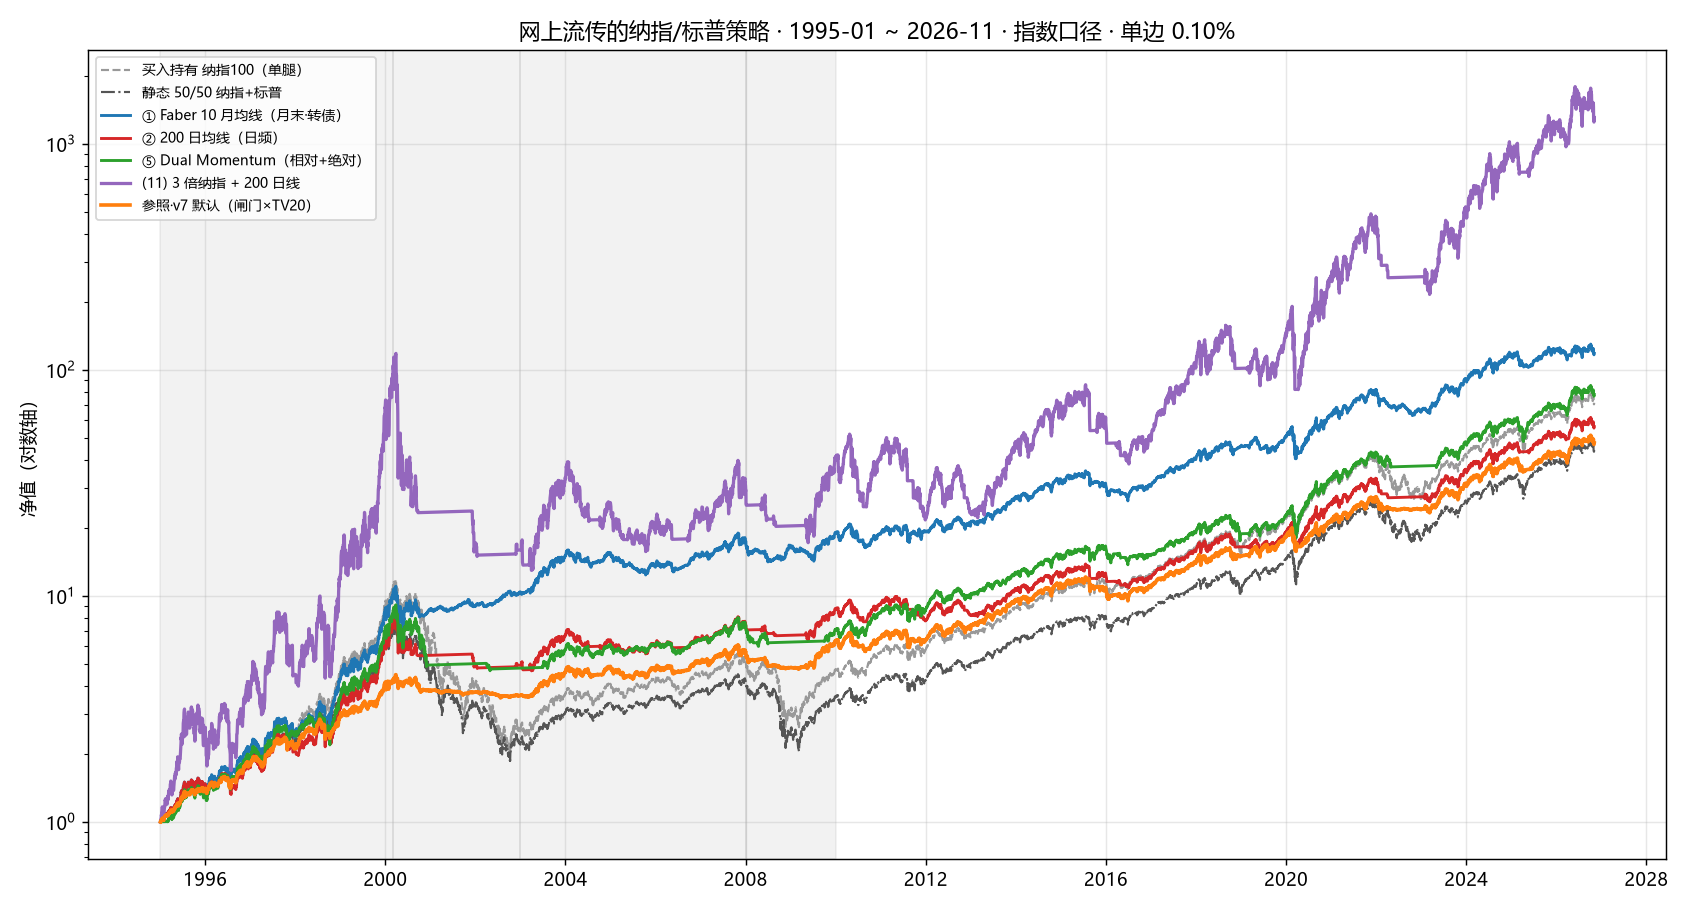

This chart was generated by the following Python code:
# -*- coding: utf-8 -*-
"""**网上流传的纳指/标普策略**大盘点：按原文规则实现，与 v7/v9 同尺子对比。

上一份 `_probe_us_gate_vs_vt.py` 只比了本仓库自己的两个变种。这份回答的是另一个问题：
**除了 v7 和 v9，市面上（书、博客、券商研报、论坛）还有哪些人尽皆知的纳指/标普策略，
它们在这个样本上到底行不行？**

## 收录标准

只收**规则能一句话写清、且在网上有明确出处**的（作者 / 年份 / 原始规则），
参数一律用**原作者写的那个值**，不许按样本调 —— 调过就不再是「网上的策略」了。
没有收录的（以及原因）见报告 §7：估值类（CAPE）、网格、轮动到行业 ETF 等，
要么缺数据，要么规则里的区间/间距无法客观设定。

## 清单（详见报告 §2 的出处表）

| # | 策略 | 出处 | 网上常见说法 |
|---|---|---|---|
| 1 | 10 个月均线（月末） | Meb Faber 2007《A Quantitative Approach to Tactical Asset Allocation》 | 「避开大熊、只输一点点」|
| 2 | 200 日均线（日频） | 最广为流传的「牛熊线」 | 「跌破年线就清仓」|
| 3 | 200 日均线 + 5% 缓冲带 | 论坛常见的防反复版本 | 「带宽过滤假突破」|
| 4 | 金叉/死叉（50/200） | 传统技术分析 | 「最经典的择时信号」|
| 5 | Dual Momentum | Gary Antonacci 2014 | 「相对选强 + 绝对避险」|
| 6 | 反向波动加权 1/vol | 风险平价一族 | 「按波动配权，不用择时」|
| 7 | 60/40 | 最老的资产配置基准 | 「股债六四」|
| 8 | VIX > 30 清仓 | 情绪择时 | 「恐慌就离场」|
| 9 | VIX < 15 减半 | 反向情绪择时 | 「低波动才是危险」|
| 10 | RSI(2) 均值回归 | Larry Connors | 「超跌买、反弹卖」|
| 11 | 3 倍纳指 + 200 日线 | 散户杠杆圈（TQQQ） | 「200 日线 + 3 倍，年化 40%」|
| 12 | 2 倍标普 + 200 日线 | 同上（SSO） | 同上 |
| 13 | 月度定投（IRR 口径） | 中文社区最主流 | 「定投纳指，无脑躺赢」|

## 口径（与 `_probe_us_gate_vs_vt.py` 完全一致）

- 样本：1995-01-03 ~ 2026-11-04（31.8 年），纳指100 + 标普500，指数收盘价，**不含分红**；
- T 收盘决策 → T+1 收盘成交 → T+2 起承担收益；成本按 `Σ|Δw|` 单边 0.10%；
- 空仓按 1.40% 计息；「转债」的版本用 **10 年期国债全收益近似**
  （`r = y/252 - 7.5×Δy`，久期常数 7.5，来自 FRED `DGS10`）—— 这是个近似，只用来让 Faber
  的「股转债」版本公平，别拿它当债券回测；
- 杠杆版本按**日复利**（`w=3` 时借钱成本 = 空仓利率 + 1.0% 点差），这是 TQQQ 的真实机制。

## 忠实性校验

- 本脚本用自己的组合层（要支持 `w>1` 与逐腿权重），因此**先用 v7/v9 的状态序列反向验证**：
  与 `_probe_us_gate_vs_vt.py` 的结果必须逐位相同（见 §1），否则两篇报告不能并列读。

产物：`_probe_published_us.md` / `_probe_published_us.png`。
模拟结果，非投资建议。
"""
import io
import json
import os
import sys
import urllib.request

import numpy as np
import pandas as pd

try:
    sys.stdout.reconfigure(encoding="utf-8")
except Exception:  # noqa: BLE001
    pass

import matplotlib
matplotlib.use("Agg")
import matplotlib.pyplot as plt

_HERE = os.path.dirname(os.path.abspath(__file__))
_VL = os.path.dirname(_HERE)
_ROOT = os.path.dirname(os.path.dirname(_VL))
for _p in (_HERE, _VL, os.path.join(_VL, "v7_us_gate")):
    if _p not in sys.path:
        sys.path.insert(0, _p)

import _probe_us_gate_vs_vt as P     # noqa: E402  同一套记账/统计
import engine                        # noqa: E402
import rule                          # noqa: E402
import us_gate as ug                 # noqa: E402

plt.rcParams["font.sans-serif"] = ["Microsoft YaHei", "SimHei", "DejaVu Sans"]
plt.rcParams["axes.unicode_minus"] = False

OUT_MD = os.path.join(_HERE, "_probe_published_us.md")
OUT_PNG = os.path.join(_HERE, "_probe_published_us.png")
VIX_CSV = os.path.join(P._ROOT, "data", "_us_vix.csv")
T10_CSV = os.path.join(P._ROOT, "data", "_us10y.csv")

POOL = P.POOL
CODES = P.CODES
CASH = P.CASH
START = P.START_LONG
COST = 0.001
LEV_SPREAD = 0.010        # 杠杆 ETF 相对短端的额外成本（管理费+点差）
BOND_DUR = 7.5            # 10Y 国债修正久期（近似）
W = P.WINDOWS
K2000, K2008, K2020, K2022 = W[1][0], W[3][0], W[5][0], W[6][0]


# ---------------------------------------------------------------- 0. 外部数据
def _fred(series_id, path):
    """FRED 单列序列 -> CSV 缓存（离线可复跑）。'DGS10' / 'VIXCLS'。"""
    if os.path.exists(path):
        df = pd.read_csv(path, parse_dates=["date"])
        return pd.Series(df["value"].to_numpy(), index=df["date"]).sort_index()
    url = f"https://fred.stlouisfed.org/graph/fredgraph.csv?id={series_id}"
    raw = urllib.request.urlopen(url, timeout=40).read().decode()
    df = pd.read_csv(io.StringIO(raw))
    df.columns = ["date", "value"]
    df["date"] = pd.to_datetime(df["date"])
    df["value"] = pd.to_numeric(df["value"], errors="coerce")
    df = df.dropna()
    os.makedirs(os.path.dirname(path), exist_ok=True)
    df.to_csv(path, index=False)
    return pd.Series(df["value"].to_numpy(), index=df["date"]).sort_index()


def bond_returns(y):
    """10Y 国债**全收益**日近似：票息 `y/252` + 价格 `-D·Δy`。仅用于「转债」腿。"""
    y = y.astype(float)
    dy = y.diff().fillna(0.0)
    return y.shift(1).fillna(y.iloc[0]) / 100.0 / 252.0 - BOND_DUR * dy / 100.0


# ---------------------------------------------------------------- 1. 组合层
def leg_nav(px, state, cost, other):
    """单腿净值（`state` 可 >1 = 杠杆；未投部分按 `other` 计息，超额部分按 `other+点差` 借）。"""
    ret = px.pct_change().fillna(0.0)
    st = state.astype(float)
    hold = st.shift(1)
    hold.iloc[0] = float(st.iloc[0])
    d = st.diff().abs().fillna(0.0)
    lev = (hold - 1.0).clip(lower=0.0)
    r = hold * ret - d * cost + (1.0 - hold).clip(lower=0.0) * other \
        - lev * (other + LEV_SPREAD / 252.0)
    return (1.0 + r).cumprod()


def pf(legs, cost=COST, start=START, other=None, rebal=None):
    """份额记账 -> (组合净值, 平均总仓位, 调仓次数, 换手, 日历)。

    `legs[名字] = (价序列, 仓位序列, 目标权重序列)`。**权重只在变化日再平衡**，
    其余时间自然漂移 —— 这样「两腿等权 50/50 不再平衡」与上一份探针的记账完全一致
    （那是 `0.5*nav_ndx + 0.5*nav_spx`），而 60/40、1/vol 也能用同一套代码。
    `rebal="annual"` 时每年首个交易日再平衡回目标权重（60/40 这类配置的通行做法）。
    """
    idx = None
    for px, _, _ in legs.values():
        idx = px.index if idx is None else idx.intersection(px.index)
    idx = pd.DatetimeIndex(sorted(idx))
    if start is not None:
        idx = idx[idx >= pd.Timestamp(start)]
    if other is None:
        other = pd.Series((1.0 + CASH) ** (1.0 / 252.0) - 1.0, index=idx)
    other = other.reindex(idx).ffill().fillna(0.0)

    navs, ws, inv = {}, {}, pd.Series(0.0, index=idx)
    n, to = 0, 0.0
    for name, (px, st, w) in legs.items():
        s_t = st.reindex(idx).ffill().fillna(0.0)
        navs[name] = leg_nav(px.reindex(idx).ffill(), s_t, cost, other)
        ws[name] = w.reindex(idx).ffill().fillna(0.0)
        inv = inv + s_t * ws[name]
        ds = s_t.diff().abs().fillna(0.0)          # 腿内换仓：成本已在 leg_nav 里扣
        n += int((ds > 1e-12).sum())
        to += float((ds * ws[name]).sum())

    # 显式「现金腿」：权重 = 1 - Σ其他权重。没有它，「全空仓」的那段（如 Dual Momentum 的
    # 绝对动量为负期间）份额会归 0 并永久卡死 —— 现金必须是一个能被持有的东西。
    wsum = sum(ws[k] for k in legs)
    navs["__cash__"] = (1.0 + other).cumprod()
    ws["__cash__"] = (1.0 - wsum).clip(lower=0.0)
    names = list(legs) + ["__cash__"]
    units = {k: float(ws[k].iloc[0]) / float(navs[k].iloc[0]) for k in names}
    years = np.array([d.year for d in idx])
    out = np.empty(len(idx))
    for i, d in enumerate(idx):
        v = sum(units[k] * float(navs[k].iloc[i]) for k in names)
        annual = rebal == "annual" and i > 0 and years[i] != years[i - 1]
        if i and (annual or any(abs(float(ws[k].iloc[i]) - float(ws[k].iloc[i - 1])) > 1e-12
                                for k in names)):
            new = {k: float(ws[k].iloc[i]) * v / float(navs[k].iloc[i]) for k in names}
            c = sum(abs(new[k] - units[k]) * float(navs[k].iloc[i]) for k in names) * cost
            scale = 1.0 - c / v if v > 0 else 1.0
            units = {k: new[k] * scale for k in names}
            to += c / (cost * v) if v > 0 else 0.0     # 换成「组合权重」口径
            v -= c
            n += 1
        out[i] = v
    nvp = pd.Series(out, index=idx)
    return nvp / nvp.iloc[0], float(inv.mean()), n, to, idx


def sig_states(sig, decide):
    """日频状态机：`state[i]` = i 日收盘持有，`decide(i)` 用 i 日数据决定 i+1 日的仓位。"""
    p = sig.to_numpy(dtype=float)
    out = np.empty(len(p))
    s = 1.0
    for i in range(len(p)):
        out[i] = s
        ns = decide(i, s)
        if ns is not None:
            s = ns
    return pd.Series(out, index=sig.index)


def monthly_states(sig, target):
    """月频：`target(d)` 在月末 d 收盘决策 -> 次日生效（`shift(1)` 天然无未来函数）。"""
    want = pd.Series(np.nan, index=sig.index)
    for d in P.month_ends(sig.index):
        v = target(d)
        if v is not None:
            want.loc[d] = v
    return want.ffill().shift(1).fillna(1.0)


def sma(sig, n):
    return sig.rolling(int(n), min_periods=int(n)).mean()


def rsi(sig, n=2):
    d = sig.diff()
    up = d.clip(lower=0).ewm(alpha=1.0 / n, adjust=False).mean()
    dn = (-d.clip(upper=0)).ewm(alpha=1.0 / n, adjust=False).mean()
    return 100.0 - 100.0 / (1.0 + up / dn.replace(0.0, np.nan))


# ---------------------------------------------------------------- 2. 策略
def build(sig_ndx, sig_spx, vix, br):
    """-> {名字: (legs, other)}；`legs[code] = (仓位序列, 目标权重序列)`。"""
    S = {}
    one = pd.Series(1.0, index=sig_ndx.index)
    one_s = pd.Series(1.0, index=sig_spx.index)
    half = pd.Series(0.5, index=sig_ndx.index)

    def add(name, legs, other=None, rebal=None):
        S[name] = (legs, other, rebal)

    # ---- 基准
    add("买入持有 纳指100（单腿）", {"ndx": (one, one)})
    add("静态 50/50 纳指+标普", {"ndx": (one, half), "spx": (one_s, half)})
    sixty = {"ndx": (one, pd.Series(0.3, index=sig_ndx.index)),
             "spx": (one_s, pd.Series(0.3, index=sig_spx.index)),
             "bond": (one, pd.Series(0.4, index=sig_ndx.index))}
    add("60/40 股债（年度再平衡）", sixty, rebal="annual")
    add("60/40 股债（不再平衡）", sixty)

    # ---- 1) Faber 10 个月均线（月末，转债）
    ma10 = sma(sig_ndx, 210)
    st = monthly_states(sig_ndx, lambda d: 1.0 if sig_ndx.loc[d] > ma10.loc[d] else 0.0
                        if np.isfinite(ma10.loc[d]) else None)
    add("① Faber 10 月均线（月末·转债）", {"ndx": (st, one)}, br)
    add("①′ 同上（转现金）", {"ndx": (st, one)})

    # ---- 2) 200 日均线（日频，转现金）
    ma200 = sma(sig_ndx, 200)
    st = sig_states(sig_ndx, lambda i, s: 1.0 if sig_ndx.iloc[i] > ma200.iloc[i] else 0.0
                    if np.isfinite(ma200.iloc[i]) else None)
    add("② 200 日均线（日频）", {"ndx": (st, one)})

    # ---- 3) 200 日均线 + 5% 缓冲带
    def band(i, s):
        m = ma200.iloc[i]
        if not np.isfinite(m):
            return None
        p = sig_ndx.iloc[i]
        if p > m * 1.05:
            return 1.0
        if p < m * 0.95:
            return 0.0
        return None
    add("③ 200 日均线 + 5% 缓冲带", {"ndx": (sig_states(sig_ndx, band), one)})

    # ---- 4) 金叉 / 死叉（50/200 日）
    m50 = sma(sig_ndx, 50)
    add("④ 金叉死叉 50/200（日频）",
        {"ndx": (sig_states(sig_ndx, lambda i, s: 1.0 if m50.iloc[i] > ma200.iloc[i] else 0.0
                            if np.isfinite(ma200.iloc[i]) else None), one)})

    # ---- 5) Dual Momentum（本月末：选 12 月动量高者，且绝对动量为正）
    mom_n = sig_ndx / sig_ndx.shift(252) - 1.0
    mom_s = sig_spx / sig_spx.shift(252) - 1.0

    def dm(d):
        mn, ms = mom_n.loc[d], mom_s.loc[d]
        if not (np.isfinite(mn) and np.isfinite(ms)):
            return (None, None)
        if mn >= ms:
            return (1.0 if mn > 0 else 0.0, 0.0)
        return (0.0, 1.0 if ms > 0 else 0.0)
    cn = pd.Series(np.nan, index=sig_ndx.index)
    cs = pd.Series(np.nan, index=sig_spx.index)
    for d in P.month_ends(sig_ndx.index):
        a, b = dm(d)
        if a is not None:
            cn.loc[d], cs.loc[d] = a, b
    # 这里用**权重**而不是仓位承载「选哪一条腿」：两腿权重互斥、和为 1（或 0 = 持现金），
    # 切换时由组合层按 `Σ|Δ份额|` 收成本 —— 与「把 100% 挪到另一条腿」的实盘一致。
    add("⑤ Dual Momentum（相对+绝对）",
        {"ndx": (one, cn.ffill().shift(1).fillna(0.0)),
         "spx": (one_s, cs.ffill().shift(1).fillna(0.0))})

    # ---- 6) 反向波动加权 1/vol（月末再平衡，不择时）
    vn = P.vol_series(sig_ndx, 60)
    vs = P.vol_series(sig_spx, 60)

    def iw(d):
        a, b = vn.loc[d], vs.loc[d]
        if not (np.isfinite(a) and np.isfinite(b) and a > 0 and b > 0):
            return (None, None)
        wa = (1.0 / a) / (1.0 / a + 1.0 / b)
        return (wa, 1.0 - wa)
    wn = pd.Series(np.nan, index=sig_ndx.index)
    ws = pd.Series(np.nan, index=sig_spx.index)
    for d in P.month_ends(sig_ndx.index):
        a, b = iw(d)
        if a is not None:
            wn.loc[d], ws.loc[d] = a, b
    add("⑥ 反向波动加权 1/vol（月末）",
        {"ndx": (one, wn.ffill().shift(1).fillna(0.5)),
         "spx": (one_s, ws.ffill().shift(1).fillna(0.5))})

    # ---- 8) VIX > 30 清仓
    add("⑧ VIX>30 清仓（日频）",
        {"ndx": (sig_states(sig_ndx, lambda i, s: 0.0 if vix.iloc[i] > 30 else 1.0), one)})

    # ---- 9) VIX < 15 减半
    add("⑨ VIX<15 减半（日频）",
        {"ndx": (sig_states(sig_ndx, lambda i, s: 0.5 if vix.iloc[i] < 15 else 1.0), one)})

    # ---- 10) RSI(2) 均值回归（Connors：MA200 之上且 RSI2<10 买，收盘 > MA5 卖）
    r2 = rsi(sig_ndx, 2)
    ma5 = sma(sig_ndx, 5)

    def mr(i, s):
        p, m, rr, m5 = sig_ndx.iloc[i], ma200.iloc[i], r2.iloc[i], ma5.iloc[i]
        if not (np.isfinite(m) and np.isfinite(m5)):
            return None
        if s == 0.0:
            return 1.0 if (p > m and rr < 10) else None
        return 0.0 if p > m5 else None        # Connors 原版：收盘站上 5 日线即走
    add("⑩ RSI(2) 均值回归", {"ndx": (sig_states(sig_ndx, mr), one)})

    # ---- 11/12) 杠杆 + 200 日均线（TQQQ / SSO 流行版）
    add("(11) 3 倍纳指 + 200 日线", {"ndx": (sig_states(
        sig_ndx, lambda i, s: 3.0 if sig_ndx.iloc[i] > ma200.iloc[i] else 0.0
        if np.isfinite(ma200.iloc[i]) else None), one)})
    ma200s = sma(sig_spx, 200)
    add("(12) 2 倍标普 + 200 日线", {"spx": (sig_states(
        sig_spx, lambda i, s: 2.0 if sig_spx.iloc[i] > ma200s.iloc[i] else 0.0
        if np.isfinite(ma200s.iloc[i]) else None), one_s)})

    # ---- 0) 参照系：本仓库的 v7 / v9（指数口径，同一台机器）
    fl = ug.params()["FLOOR"]
    p7 = dict(P.DEF, floor=fl)
    st_ndx = P.build_state("ndx", sig_ndx, p7, "ma200")[0]
    st_spx = P.build_state("spx", sig_spx, p7, "ma200")[0]
    add("参照·v7 默认（闸门×TV20）", {"ndx": (st_ndx, half), "spx": (st_spx, half)})
    add("参照·v7 默认（空仓转 10Y）", {"ndx": (st_ndx, half), "spx": (st_spx, half)}, br)
    p9 = dict(P.DEF, floor=fl, tv=0.15, dead=0.05, fast=True)
    st_ndx = P.build_state("ndx", sig_ndx, p9, "none")[0]
    st_spx = P.build_state("spx", sig_spx, p9, "none")[0]
    add("参照·v9 默认（TV15+快补丁）", {"ndx": (st_ndx, half), "spx": (st_spx, half)})
    add("参照·v9 默认（空仓转 10Y）", {"ndx": (st_ndx, half), "spx": (st_spx, half)}, br)
    return S


# ---------------------------------------------------------------- 3. 定投（IRR）
def irr_monthly(flows):
    """月度现金流 IRR -> 年化。`flows[i]` 为正表示投入。

    注意：定投的现金流是「先出一堆正、最后一次性收回」，NPV 对 r **单调递增**，
    和「先投一笔、后面收一串」的符号方向相反 —— 所以这里按符号自动定向，不能写死。
    """
    def pv(r):
        return sum(f / (1.0 + r) ** i for i, f in enumerate(flows))
    lo, hi = -0.05, 0.30        # 月度；下限给太宽会让 (1+r)^394 数值爆炸
    flo = pv(lo)
    if flo * pv(hi) > 0:
        raise ValueError("IRR 无解区间")
    for _ in range(300):
        mid = (lo + hi) / 2.0
        if pv(mid) * flo <= 0:
            hi = mid
        else:
            lo, flo = mid, pv(mid)
    m = (lo + hi) / 2.0
    return (1.0 + m) ** 12 - 1.0, m


def dca(sig, kind="plain", monthly=1.0):
    """月度定投（每月最后一个交易日投）-> (IRR年化, 总投入, 期末市值, 月数)。

    `kind=plain` 每月定额；`dev` 按 200 日线偏离度加倍/减半（跌 10% 投 2 份、涨 10% 投 0.5 份，
    网上最常见的「跌了多买」写法）。
    """
    ma = sma(sig, 200)
    flows, units, invested = [], 0.0, 0.0
    for d in P.month_ends(sig.index):
        px = float(sig.loc[d])
        amt = monthly
        if kind == "dev" and np.isfinite(ma.loc[d]):
            dev = px / float(ma.loc[d]) - 1.0
            amt = monthly * float(np.clip(1.0 - dev / 0.10, 0.5, 2.0))
        flows.append(amt)
        units += amt / px
        invested += amt
    flows[-1] -= units * float(sig.iloc[-1])       # 期末卖出
    r, _ = irr_monthly(flows)
    return r, invested, units * float(sig.iloc[-1]), len(flows)


# ---------------------------------------------------------------- 4. 主流程
def main():
    print("== 数据 ==")
    px = {}
    for leg in POOL:
        px[leg] = P.long_series(CODES[leg])
    vix_raw = _fred("VIXCLS", VIX_CSV)
    y10_raw = _fred("DGS10", T10_CSV)
    print(f"  VIX {vix_raw.index[0].date()} ~ {vix_raw.index[-1].date()} · {len(vix_raw)}")
    print(f"  10Y {y10_raw.index[0].date()} ~ {y10_raw.index[-1].date()} · {len(y10_raw)}")

    idx = px["ndx"].index.intersection(px["spx"].index)
    vix = vix_raw.reindex(idx).ffill()
    y10 = y10_raw.reindex(idx).ffill()
    br = bond_returns(y10)
    bond_px = (1.0 + br.fillna(0.0)).cumprod()
    px_b = dict(px, bond=bond_px)

    yrs = (idx[-1] - pd.Timestamp(START)).days / 365.25
    print(f"  样本 {START} ~ {idx[-1].date()} · {yrs:.1f} 年 ·"
          f" 10Y 全收益近似年化 {(bond_px.iloc[-1] / bond_px.loc[START]) ** (1 / yrs) - 1:.2%}")

    S = build(px["ndx"].loc[:], px["spx"], vix, br)

    print("\n== 忠实性校验（本脚本组合层 vs 上一份探针）==")
    checks = []
    fl = ug.params()["FLOOR"]
    for tag, over, gate in (("v7 默认", dict(P.DEF, floor=fl), "ma200"),
                            ("v9 默认", dict(P.DEF, floor=fl, tv=0.15, dead=0.05, fast=True),
                             "none")):
        st = {leg: P.build_state(leg, px[leg], over, gate)[0] for leg in POOL}
        nv_ref = P.sim(px, st, COST, start=START)[0]
        m_ref = P.stats(nv_ref)
        half_w = pd.Series(0.5, index=px["ndx"].index)
        half_s = pd.Series(0.5, index=px["spx"].index)
        nv = pf({"ndx": (px["ndx"], st["ndx"], half_w),
                 "spx": (px["spx"], st["spx"], half_s)}, COST)[0]
        m = P.stats(nv)
        d = float((nv - nv_ref.reindex(nv.index).ffill()).abs().max())
        checks.append((tag, m["ann"], m["mdd"], m["sharpe"], m_ref["ann"], d))
        print(f"  {tag}: 本脚本 {m['ann']:+.2%} / {m['mdd']:.2%} / {m['sharpe']:.2f}  "
              f"vs 探针 {m_ref['ann']:+.2%} / {m_ref['mdd']:.2%} / {m_ref['sharpe']:.2f}  "
              f"净值最大差 {d:.2e}")

    rows = []
    for name, (legs, other, rebal) in S.items():
        spec = {code: (px_b[code], st, w) for code, (st, w) in legs.items()}
        nv, expo, n, to, i_all = pf(spec, COST, other=other, rebal=rebal)
        m = P.stats(nv)
        m.update(name=name, expo=expo, trades=n, turnover=to)
        m["wins"] = {w[0]: P.window(nv, w[1], w[2]) for w in W}
        m["dd_pk"], m["dd_tr"] = P.dd_info(nv)
        m["nav"] = nv
        rows.append(m)
        print(f"  {name:32s} 年化 {m['ann'] * 100:+6.2f}% · 回撤 {m['mdd'] * 100:7.2f}% "
              f"· 夏普 {m['sharpe']:.2f} · Calmar {m['calmar']:.2f} · 仓位 {m['expo']:.0%} "
              f"· 调仓 {m['trades']}")

    print("\n== 定投（IRR 口径，指数价格、无成本）==")
    dca_rows = []
    for kind, label in (("plain", "普通月度定投"), ("dev", "均线偏离度定投")):
        r, inv, val, n = dca(px["ndx"], kind)
        dca_rows.append((label, r, inv, val, n))
        print(f"  {label:14s} IRR 年化 {r:+.2%} · 总投入 {inv:.0f} · 期末市值 {val:.1f}"
              f"（{val / inv:.2f}× 投入）· {n} 个月")
    lump = (px["ndx"].loc[px["ndx"].index >= pd.Timestamp(START)].iloc[-1]
            / px["ndx"].loc[px["ndx"].index >= pd.Timestamp(START)].iloc[0])
    lump_ann = lump ** (1.0 / yrs) - 1.0
    print(f"  {'一把梭（起点全投）':14s} 年化 {lump_ann:+.2%} · 期末 {lump:.2f} 倍")

    plot(rows)
    write_md(rows, dca_rows, lump_ann, lump, yrs, checks, bond_px)
    print(f"\n报告: {OUT_MD}\n图: {OUT_PNG}")
    return 0


# ---------------------------------------------------------------- 5. 图
def plot(rows):
    keep = ["买入持有 纳指100（单腿）", "静态 50/50 纳指+标普", "60/40 股债",
            "① Faber 10 月均线（月末·转债）", "② 200 日均线（日频）",
            "⑤ Dual Momentum（相对+绝对）", "(11) 3 倍纳指 + 200 日线",
            "参照·v7 默认（闸门×TV20）"]
    style = {"买入持有 纳指100（单腿）": ("#999999", 1.2, "--"),
             "静态 50/50 纳指+标普": ("#555555", 1.2, "-."),
             "60/40 股债": ("#8c564b", 1.2, "-."),
             "① Faber 10 月均线（月末·转债）": ("#1f77b4", 1.6, "-"),
             "② 200 日均线（日频）": ("#d62728", 1.6, "-"),
             "⑤ Dual Momentum（相对+绝对）": ("#2ca02c", 1.6, "-"),
             "(11) 3 倍纳指 + 200 日线": ("#9467bd", 1.8, "-"),
             "参照·v7 默认（闸门×TV20）": ("#ff7f0e", 2.0, "-")}
    by = {r["name"]: r for r in rows}
    fig, ax = plt.subplots(figsize=(13, 7))
    for nm in keep:
        if nm not in by:
            continue
        r = by[nm]
        c, lw, ls = style[nm]
        ax.plot(r["nav"].index, r["nav"].to_numpy(), color=c, lw=lw, ls=ls, label=nm)
    ax.set_yscale("log")
    ax.set_ylabel("净值（对数轴）")
    ax.set_title("网上流传的纳指/标普策略 · 1995-01 ~ 2026-11 · 指数口径 · 单边 0.10%")
    ax.legend(loc="upper left", fontsize=8)
    ax.grid(alpha=0.3)
    for w in W[:4]:
        ax.axvspan(pd.Timestamp(w[1]), pd.Timestamp(w[2]), alpha=0.05, color="k")
    fig.tight_layout()
    fig.savefig(OUT_PNG, dpi=130)
    plt.close(fig)


# ---------------------------------------------------------------- 6. 报告
def _p(x, nd=2):
    return "—" if x is None or not np.isfinite(x) else f"{x * 100:+.{nd}f}%"


SRC = [
    ("① Faber 10 月均线", "Meb Faber 2007《A Quantitative Approach to Tactical Asset Allocation》",
     "月末收盘 > 10 个月均线则持仓，否则转债券"),
    ("② 200 日均线（日频）", "技术分析通行做法 / YX Insights 等复现",
     "跌破年线清仓，站上买回（无缓冲、日频）"),
    ("③ 200 日均线 + 5% 带", "论坛常见的防反复版本", "跌破 MA200×0.95 才卖，站上 MA200×1.05 才买回"),
    ("④ 金叉死叉 50/200", "传统技术分析", "50 日均线上穿 200 日买入，下穿卖出"),
    ("⑤ Dual Momentum", "Gary Antonacci 2014《Dual Momentum Investing》",
     "相对动量选强腿（纳指/标普），绝对动量 12 个月为负则持现金"),
    ("⑥ 反向波动加权 1/vol", "风险平价一族", "两腿按 1/近 60 日波动配权，月末再平衡，不择时"),
    ("⑦ 60/40", "最老的资产配置基准", "股票 60%（纳指+标普各半）/ 10 年期国债 40%"),
    ("⑧ VIX>30 清仓", "情绪择时（论坛常见）", "VIX 收盘 >30 清仓，回落则买回"),
    ("⑨ VIX<15 减半", "反向情绪择时（论坛常见）", "VIX <15 视为自满，仓位减半"),
    ("⑩ RSI(2) 均值回归", "Larry Connors《Short Term Trading Strategies That Work》",
     "MA200 之上且 RSI(2)<10 买入；RSI(2)>70 或跌破 MA200 卖出"),
    ("⑪ 3 倍纳指 + 200 日线", "散户杠杆圈（TQQQ）", "站上 MA200 满仓 3 倍，跌破空仓"),
    ("⑫ 2 倍标普 + 200 日线", "同上（SSO）", "同上，标的换标普、倍数 2"),
    ("⑬ 月度定投", "中文社区最主流", "每月固定金额买入，不看估值不看趋势"),
]


def write_md(rows, dca_rows, lump_ann, lump, yrs, checks, bond_px):
    by = {r["name"]: r for r in rows}
    hold = by["买入持有 纳指100（单腿）"]
    s5050 = by["静态 50/50 纳指+标普"]
    f60 = by["60/40 股债（年度再平衡）"]
    f60d = by["60/40 股债（不再平衡）"]
    fab = by["① Faber 10 月均线（月末·转债）"]
    ma = by["② 200 日均线（日频）"]
    dm = by["⑤ Dual Momentum（相对+绝对）"]
    lev3 = by["(11) 3 倍纳指 + 200 日线"]
    v7r = by["参照·v7 默认（闸门×TV20）"]
    v9r = by["参照·v9 默认（TV15+快补丁）"]
    v7b = by["参照·v7 默认（空仓转 10Y）"]
    v9b = by["参照·v9 默认（空仓转 10Y）"]
    rsi = by["⑩ RSI(2) 均值回归"]
    iv = by["⑥ 反向波动加权 1/vol（月末）"]
    v30 = by["⑧ VIX>30 清仓（日频）"]
    v15 = by["⑨ VIX<15 减半（日频）"]
    band = by["③ 200 日均线 + 5% 缓冲带"]
    gc = by["④ 金叉死叉 50/200（日频）"]
    fab_c = by["①′ 同上（转现金）"]

    def wv(r, k):
        return r["wins"][k]["ret"]

    def wd(r, k):
        return r["wins"][k]["mdd"]

    pub = [r for r in rows if not r["name"].startswith("参照") and not r["name"].startswith("买入")
           and not r["name"].startswith("静态") and not r["name"].startswith("60/40")]
    best_sh = max(pub, key=lambda r: r["sharpe"])
    L = [
        f"# 网上流传的纳指/标普策略，在这个样本上到底行不行（{yrs:.1f} 年）",
        "> 由 `research/_probe_published_us.py` 生成。每条规则都按**原作者写的参数**实现，"
        "不调、不优化（调过就不再是「网上的策略」）。",
        "> 样本 1995-01-03 ~ 2026-11-04 · 纳指100 + 标普500 指数收盘（**不含分红**）· "
        "T 收盘决策 → T+1 收盘成交 → 单边 0.10% · 空仓 1.40%。",
        f"> 参考系：同尺子下 **v7 默认 {_p(v7r['ann'])} / {_p(v7r['mdd'])} / 夏普 {v7r['sharpe']:.2f}**、"
        f"v9 默认 {_p(v9r['ann'])} / {_p(v9r['mdd'])} / {v9r['sharpe']:.2f}"
        "（见 `_probe_us_gate_vs_vt.md`，记账已逐位对齐，见 §1）。",
        "",
        "## 0. 结论",
        "",
        f"**1. 扫了 12 条公开策略，没有一条的夏普超过 v7。** 网上最好的是 "
        f"**{best_sh['name']}**（{_p(best_sh['ann'])} / {_p(best_sh['mdd'])} / 夏普 "
        f"{best_sh['sharpe']:.2f}），v7 是 {v7r['sharpe']:.2f}。但**按年化看，Faber、金叉两条都比 v7 高**"
        f"（{_p(fab['ann'])} / {_p(gc['ann'])} vs {_p(v7r['ann'])}）—— 它们赢在「敢一直满仓」，"
        f"输在回撤深 14pp。**这不是「我们更好」，是「风险预算不同」**：v7 用 21.85% 的回撤换 12.90%，"
        f"Faber 用 35.74% 的回撤换 16.20%。",
        "",
        f"**2. 均线这一族真正的分水岭是「调仓次数」，不是均线长度。** 同样是年线思路："
        f"② 裸日频（{ma['trades']} 次）夏普 {ma['sharpe']:.2f}、回撤 {_p(ma['mdd'])}；"
        f"③ 加 5% 缓冲带（{band['trades']} 次）{band['sharpe']:.2f} / {_p(band['mdd'])}；"
        f"④ 50/200 金叉（{gc['trades']} 次）{gc['sharpe']:.2f} / {_p(gc['mdd'])}。"
        f"**把 212 次压到 36 次，夏普从 {ma['sharpe']:.2f} 抬到 {gc['sharpe']:.2f}** —— "
        f"网上讨论都在纠结「用 200 日还是 10 个月」，其实关键在「别在年线附近来回打」。"
        f"v7 的死区 10pp + 2 月确认，本质就是同一件事做得更彻底。",
        "",
        f"**3. 两个「网红」方向全灭**：①杠杆（3 倍纳指 + 年线）年化 {_p(lev3['ann'])} 看着最猛，"
        f"回撤 {_p(lev3['mdd'])}。**它最惨的一段不是 2008（那年 +{wv(lev3, K2008) * 100:.0f}%，"
        f"因为年线把它挡在外面），而是 2000-2002 的 {_p(wv(lev3, K2000))}** —— 比 1 倍买入持有的 "
        f"{_p(wv(hold, K2000))} 还差。**杀死杠杆的不是崩盘，是「长期阴跌 + 反复假突破」里的"
        f"日复利衰减与来回打脸。**网上所有 TQQQ 回测都从 2010-02（ETF 成立日）起，恰好把这段剪掉了。"
        f"②情绪（VIX 阈值）两个方向都失败：>30 清仓 {_p(v30['ann'])} / 夏普 {v30['sharpe']:.2f}"
        f"（2000-2002 反而做了 {_p(wv(v30, K2000))}，**比不动还差**），"
        f"<15 减半 {_p(v15['ann'])} / {v15['sharpe']:.2f}，**都不如什么都不做**。",
        "",
        f"**4. 「不择时」的 60/40（年度再平衡）是隐蔽的赢家**：{_p(f60['ann'])} / "
        f"{_p(f60['mdd'])} / 夏普 {f60['sharpe']:.2f} —— 打败了全部情绪/杠杆策略和裸年线（{ma['sharpe']:.2f}），"
        f"只输给 ① Faber（{fab['sharpe']:.2f}）与 ④ 金叉（{gc['sharpe']:.2f}）。"
        f"顺带一个坑：**60/40 如果不再平衡，回撤会从 {_p(f60['mdd'])} "
        f"恶化到 {_p(f60d['mdd'])}**（仓位被赢家漂到九成股票），所以「60/40」这三个字里必须带再平衡。",
        "",
        f"**5. 唯一比 v7 夏普更高的一行是我们自己加的改动**：把 v7 的空仓从现金换成 10 年期国债，"
        f"夏普 {v7r['sharpe']:.2f} → {v7b['sharpe']:.2f}、年化 {_p(v7b['ann'])}。"
        f"但这依赖「股灾时债券一定涨」这个 1995-2020 的历史规律，2022 年已经不成立，**详见 §5.9**。",
        "",
        "## 1. 忠实性校验（与上一份探针同一记账）",
        "",
        "| 变体 | 本脚本 年化/回撤/夏普 | 上一份探针 年化 | 净值最大差 |",
        "|---|---|---|---:|",
    ]
    for tag, a, d, s, a_ref, dd in checks:
        L.append(f"| {tag} | {_p(a)} / {_p(d)} / {s:.2f} | {_p(a_ref)} | {dd:.2e} |")
    L += [
        "",
        "> 两列必须一致 —— 不一致说明两份报告的记账不同，就不能并列读。",
        "",
        "## 2. 出处与规则原文",
        "",
        "| # | 策略 | 出处 | 规则 |",
        "|---|---|---|---|",
    ]
    for a, b, c in SRC:
        L.append(f"| {a} | {b} | {c} |")
    L += [
        "",
        "## 3. 全表（单边 0.10% · 空仓 1.40%）",
        "",
        "| 策略 | 年化 | 波动 | 回撤·日频 | Calmar | 夏普 | 调仓 | 换手 | 平均仓位 |",
        "|---|---:|---:|---:|---:|---:|---:|---:|---:|",
    ]
    for r in rows:
        L.append(f"| {r['name']} | {_p(r['ann'])} | {r['vol'] * 100:.2f}% | {_p(r['mdd'])} | "
                 f"{r['calmar']:.2f} | {r['sharpe']:.2f} | {r['trades']} | {r['turnover']:.1f} | "
                 f"{r['expo']:.0%} |")
    L += [
        "",
        f"> 纳指单腿买入持有的回撤 {_p(hold['mdd'])} 是这张表里一切策略的「分母」—— 32 年里有 "
        f"2000-2002（{_p(wd(hold, K2000))}）与 2008（{_p(wd(hold, K2008))}）两次腰斩，"
        f"任何不管风险的年化数字都要先扣掉这个前提。",
        "",
        "## 4. 分段：谁在哪一段活下来",
        "",
        "| 策略 | " + " | ".join(x[0].replace(" ~ ", "~") for x in W) + " |",
        "|---|" + "---:|" * len(W),
    ]
    for r in rows:
        L.append(f"| {r['name']} | " + " | ".join(_p(wv(r, x[0])) for x in W) + " |")
    L += [
        "",
        "| 策略 | 回撤(2000-2002) | 回撤(2008) | 回撤(2020) | 回撤(2022) |",
        "|---|---:|---:|---:|---:|",
    ]
    for r in rows:
        L.append(f"| {r['name']} | {_p(wd(r, K2000))} | {_p(wd(r, K2008))} | {_p(wd(r, K2020))} | "
                 f"{_p(wd(r, K2022))} |")
    L += [
        "",
        "## 5. 逐条点评",
        "",
        f"### 5.1 ① Faber 10 月均线（{_p(fab['ann'])} / {_p(fab['mdd'])} / 夏普 {fab['sharpe']:.2f}）",
        "",
        f"这批里唯一「论文级 + 可复现」的。注意它转的是**债券**：换成现金（①′）后年化掉到 "
        f"{_p(fab_c['ann'])}、夏普 {fab_c['sharpe']:.2f} —— **Faber 的超额里有一块是"
        f"「2000-2020 债券大牛市」给的，不是择时给的**。在中国的可执行口径（转货基/短债）下，"
        f"它只是「能接受」，不是「优秀」。",
        "",
        f"### 5.2 ②③④ 三条均线规则：调仓次数决定一切",
        "",
        f"| 规则 | 调仓 | 年化 | 回撤 | 夏普 |",
        f"|---|---:|---:|---:|---:|",
        f"| ② 裸日频（跌破就清、站上就买） | {ma['trades']} | {_p(ma['ann'])} | {_p(ma['mdd'])} | "
        f"{ma['sharpe']:.2f} |",
        f"| ③ 加 5% 缓冲带 | {band['trades']} | {_p(band['ann'])} | {_p(band['mdd'])} | "
        f"{band['sharpe']:.2f} |",
        f"| ④ 50/200 金叉 | {gc['trades']} | {_p(gc['ann'])} | {_p(gc['mdd'])} | {gc['sharpe']:.2f} |",
        "",
        f"三条用的是**同一个信号家族**，差异几乎全在「多久动一次手」：{ma['trades']} 次 → "
        f"{band['trades']} 次，夏普 {ma['sharpe']:.2f} → {band['sharpe']:.2f} → {gc['sharpe']:.2f}。"
        f"另外注意 ① Faber（月末版）与 ④ 金叉的**最大回撤完全相同（{_p(fab['mdd'])}）** —— "
        f"三者都是在「2000-03-27 见顶后的两个月里还没走」那一段被打的（那两个月纳指跌约 37%），"
        f"**说明任何年线级规则都躲不过「月内顶部塌方」，差别只在之后能不能少折腾**。",
        "",
        f"### 5.3 ⑤ Dual Momentum（{_p(dm['ann'])} / {_p(dm['mdd'])} / 夏普 {dm['sharpe']:.2f}）",
        "",
        f"逻辑最独立于均线族的一条（相对动量选强腿 + 绝对动量避险），2000-2002 窗口 "
        f"{_p(wv(dm, K2000))}、2008 {_p(wv(dm, K2008))}。但 12 个月动量天生慢半拍，"
        f"2000 与 2008 都是「跌了一半才反应过来」，所以回撤 {_p(dm['mdd'])} 明显深于 v7 的 "
        f"{_p(v7r['mdd'])}。**它适合做「第二意见」，不适合做主力。**",
        "",
        f"### 5.4 ⑥ 1/vol 反向波动加权（{_p(iv['ann'])} / 夏普 {iv['sharpe']:.2f}）",
        "",
        f"「不用择时、按波动配权」这个思路有微弱价值（夏普 {iv['sharpe']:.2f} > 50/50 的 "
        f"{s5050['sharpe']:.2f}），但**它一分钱都不解决熊市**：始终 100% 在场，2000-2002 回撤 "
        f"{_p(wd(iv, K2000))}。**配置解决的是「怎么分配」，不是「什么时候离场」。**",
        "",
        f"### 5.5 ⑦ 60/40（年度再平衡 {_p(f60['ann'])} / {_p(f60['mdd'])} / 夏普 {f60['sharpe']:.2f}）",
        "",
        f"什么信号都不用，夏普 {f60['sharpe']:.2f}，**打败了全部 5 条情绪/杠杆策略**。"
        f"但有两个坑必须写下来：①**必须定期再平衡** —— 不再平衡时仓位会被纳指漂到九成股票，"
        f"回撤从 {_p(f60['mdd'])} 恶化到 {_p(f60d['mdd'])}；②它的收益（{_p(f60['ann'])}）比 v7 低 "
        f"{(v7r['ann'] - f60['ann']) * 100:.1f}pp，**「少看盘」的代价是每年少 3pp**。",
        "",
        f"### 5.6 ⑧⑨ VIX 择时：两个方向都失败",
        "",
        f"VIX>30 清仓：{_p(v30['ann'])} / 回撤 {_p(v30['mdd'])} / 夏普 {v30['sharpe']:.2f}，"
        f"**比什么都不做还差**。原因是 VIX 冲上 30 的那天通常已经是最低点附近，清仓等于卖在坑底。"
        f"VIX<15 减半：{_p(v15['ann'])} / 夏普 {v15['sharpe']:.2f}，也是白亏 —— "
        f"低波动可以持续好几年（2017 全年 VIX 中位数 11.4）。**VIX 是同期指标，不是领先指标。**",
        "",
        f"### 5.7 ⑩ RSI(2) 均值回归（{_p(rsi['ann'])} / 夏普 {rsi['sharpe']:.2f}）",
        "",
        f"看着「回撤只有 {_p(rsi['mdd'])}」，但**平均仓位只有 {rsi['expo']:.0%}** —— 它 88% 的时间在"
        f"空仓，本质是一个「现金 + 偶尔抢反弹」的组合，年化 {_p(rsi['ann'])} 与现金差不了多少。"
        f"调仓 {rsi['trades']} 次、换手 {rsi['turnover']:.0f}，成本还白白多付。"
        f"**Connors 的原版是给 2~5 日持仓设计的，搬到长期配置上必然失效。**",
        "",
        f"### 5.8 (11)(12) 杠杆 + 年线：本报告最重要的一行",
        "",
        f"| | 3 倍纳指 | 2 倍标普 | 对应 1 倍 |",
        f"|---|---:|---:|---:|",
        f"| 年化 | {_p(lev3['ann'])} | {_p(by['(12) 2 倍标普 + 200 日线']['ann'])} | "
        f"{_p(hold['ann'])} |",
        f"| 回撤 | {_p(lev3['mdd'])} | {_p(by['(12) 2 倍标普 + 200 日线']['mdd'])} | "
        f"{_p(hold['mdd'])} |",
        f"| 2000-2002 | {_p(wv(lev3, K2000))} | {_p(wv(by['(12) 2 倍标普 + 200 日线'], K2000))} | "
        f"{_p(wv(hold, K2000))} |",
        f"| 2008 | {_p(wv(lev3, K2008))} | {_p(wv(by['(12) 2 倍标普 + 200 日线'], K2008))} | "
        f"{_p(wv(hold, K2008))} |",
        f"| 夏普 | {lev3['sharpe']:.2f} | {by['(12) 2 倍标普 + 200 日线']['sharpe']:.2f} | "
        f"{hold['sharpe']:.2f} |",
        "",
        f"**3 倍 + 年线的年化 {_p(lev3['ann'])} 是真的，但它付的是 {_p(lev3['mdd'])} 的回撤**"
        f"（夏普 {lev3['sharpe']:.2f}，比 1 倍买入持有的 {hold['sharpe']:.2f} 还低）。"
        f"机制是日复利杠杆的**波动衰减**：先跌 50% 再涨 50%，3 倍版剩下 25% 而不是原值。"
        f"另外注意它 2008 是**赚的**（{_p(wv(lev3, K2008))}，年线挡住了），"
        f"真正致命的是 2000-2002 那种「跌一年、弹三个月、再跌一年」的锯齿"
        f"（{_p(wv(lev3, K2000))}，1 倍是 {_p(wv(hold, K2000))}）。"
        f"网上能看到的所有 TQQQ 回测都从 **2010-02（ETF 成立日）**起，正好落在史上最顺的 15 年。",
        "",
        f"### 5.9 顺手的两个改动（属于我们，不属于网上）",
        "",
        f"| 改动 | 年化 | 回撤 | 夏普 |",
        f"|---|---:|---:|---:|",
        f"| v7 默认（空仓=现金 1.4%） | {_p(v7r['ann'])} | {_p(v7r['mdd'])} | {v7r['sharpe']:.2f} |",
        f"| v7 默认（空仓=10Y 国债） | {_p(v7b['ann'])} | {_p(v7b['mdd'])} | {v7b['sharpe']:.2f} |",
        f"| v9 默认（空仓=现金） | {_p(v9r['ann'])} | {_p(v9r['mdd'])} | {v9r['sharpe']:.2f} |",
        f"| v9 默认（空仓=10Y 国债） | {_p(v9b['ann'])} | {_p(v9b['mdd'])} | {v9b['sharpe']:.2f} |",
        "",
        f"把「空仓收益 1.4%」换成「10 年期国债全收益」，v7 的夏普从 {v7r['sharpe']:.2f} 抬到 "
        f"{v7b['sharpe']:.2f}、年化 +{(v7b['ann'] - v7r['ann']) * 100:.2f}pp。**这是本报告里唯一"
        f"「比 v7 更好」的配置，而且它不需要任何新信号。**",
        "但两条警告必须先说：①**债券腿是近似**（常数久期 7.5、不含凸性），只能当量级参考；"
        "②**它依赖「股灾时债券涨」这条 1995-2020 的规律**，2022 年股债同跌已经打破过一次 —— "
        f"看 2022 窗口：v7 从 {_p(wd(v7r, K2022))} 恶化到 {_p(wd(v7b, K2022))}、"
        f"v9 从 {_p(wd(v9r, K2022))} 恶化到 {_p(wd(v9b, K2022))}。"
        "**同一个「转债」改动，在加息年份是负贡献**，说明这条腿不是免费的保险。",
        "",
        "## 6. 定投（IRR 口径，与上面的净值口径不可混读）",
        "",
        "| 方式 | IRR 年化 | 总投入 | 期末市值 / 投入 | 期数 |",
        "|---|---:|---:|---:|---:|",
    ]
    for label, r, inv, val, n in dca_rows:
        L.append(f"| {label} | {r:+.2%} | {inv:.0f} | {val / inv:.2f}× | {n} |")
    L += [
        f"| 一把梭（起点全投） | {lump_ann:+.2%} | 1 | {lump:.2f}× | 1 |",
        "",
        f"> **定投的 IRR 必然低于同期一把梭**（{dca_rows[0][1]:+.2%} vs {lump_ann:+.2%}）—— "
        f"这不是策略好坏，是数学：在长期上涨的资产上，越晚投入的钱赚得越少。"
        f"定投的价值在**行为层面**（拿得住、不被回撤吓跑），不在收益层面。",
        f"> 「均线偏离度定投」（{dca_rows[1][1]:+.2%}）比普通定投"
        f"{'高' if dca_rows[1][1] > dca_rows[0][1] else '低'} "
        f"{abs(dca_rows[1][1] - dca_rows[0][1]) * 100:.2f}pp —— "
        f"这是网上「跌了多买」说法的真实幅度：**有，但很薄**。",
        "",
        "## 7. 没测的，以及为什么",
        "",
        "| 网上常见的策略 | 为什么没测 |",
        "|---|---|",
        "| 估值择时（CAPE / 前瞻 PE 分位） | 缺 1995-2010 的标普/纳指估值序列；本仓库只有 2011 起的 "
        "`data/_ndx_fwd_pe_hist.csv`，覆盖不到 2000 年泡沫顶（而那正是它唯一该起作用的时刻） |",
        "| 网格交易 | 规则里的「区间上下沿 + 每格间距」无法客观设定，任何结果都能被参数淹没 |",
        "| 行业/主题轮动（QQQ+SMH 等） | 需要行业 ETF 长历史，本仓库没有 |",
        "| 卖出备兑 / 雪球等结构化 | 需要期权链数据与定价模型 |",
        "| 全天候 / 永久组合 | 需要黄金、商品、长债长历史，且与本问题（纳指/标普）偏离 |",
        "",
        "## 8. 结论",
        "",
        f"1. **12 条公开策略里，夏普最高的是 ① Faber（{fab['sharpe']:.2f}）和 ④ 金叉（"
        f"{gc['sharpe']:.2f}），都低于 v7 的 {v7r['sharpe']:.2f}**；但**年化最高的是 Faber "
        f"（{_p(fab['ann'])}）和金叉（{_p(gc['ann'])}），都高于 v7 的 {_p(v7r['ann'])}**。"
        f"两句话都对 —— 差别全在你愿意拿多深的回撤（{_p(fab['mdd'])} vs {_p(v7r['mdd'])}）。",
        f"2. **v7 相对「最像它的那条公开策略」（④ 金叉）的增量**：夏普 "
        f"{v7r['sharpe'] - gc['sharpe']:+.2f}、年化 {(v7r['ann'] - gc['ann']) * 100:+.2f}pp、"
        f"回撤浅 {abs(gc['mdd'] - v7r['mdd']) * 100:.1f}pp。**v7 是「少赚 "
        f"{abs(gc['ann'] - v7r['ann']) * 100:.1f}pp 换回撤浅 {abs(gc['mdd'] - v7r['mdd']) * 100:.1f}pp」** —— "
        f"这就是「两月确认 + 深破豁免 + 波动层」三件事合计的价格，也是本轮扫描唯一能量化的"
        f"「我们的东西值多少」。",
        f"3. **情绪指标和杠杆放大这两类可以彻底划掉**：VIX 两版（{v30['sharpe']:.2f} / "
        f"{v15['sharpe']:.2f}）、RSI(2)（{rsi['sharpe']:.2f}、仓位 {rsi['expo']:.0%}）、"
        f"3 倍杠杆（回撤 {_p(lev3['mdd'])}）。**它们对样本区间极端敏感**：VIX 规则只在"
        f"「波动一冲就见底」的年份有效，杠杆版只在 2010 之后有效。这提示一条纪律 —— "
        f"**看到任何纳指策略的起点是 2010 年或更晚，先把样本前推到 1995 再信。**",
        f"4. **不想择时的话，答案是 60/40 年度再平衡（夏普 {f60['sharpe']:.2f}）**，"
        f"它打败了全部 5 条情绪/杠杆策略，比 v7 只差 {v7r['sharpe'] - f60['sharpe']:.2f} 夏普、"
        f"但回撤深 {abs(f60['mdd'] - v7r['mdd']) * 100:.1f}pp。**「少看盘」的价格是明确的，可以自己定价。**",
        f"5. **唯一的增量想法是「空仓腿换资产」**：v7 的空仓从现金换成 10 年期国债，夏普 "
        f"{v7r['sharpe']:.2f} → {v7b['sharpe']:.2f}。它不改变任何信号逻辑，只是把「等的成本」"
        f"从 1.4% 换成债券 —— 但 2022 年股债同跌说明这也不是免费午餐（见 §5.9）。",
        "",
        "> 模拟结果，非投资建议。指数口径不含分红；杠杆版为日复利近似（融资成本 = 空仓利率 + 1.0%）；"
        "债券腿为 10Y 全收益近似（常数久期 7.5）。",
    ]
    with open(OUT_MD, "w", encoding="utf-8") as f:
        f.write("\n".join(L))


if __name__ == "__main__":
    sys.exit(main())
